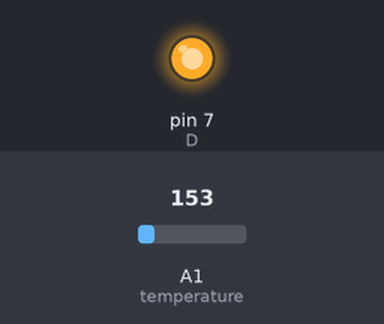
Simulated run of this sketch. Board: Arduino Uno, built with avr-gcc and run on an emulated ATmega328P. Parts: output pins drawn as LEDs (lit = HIGH). The test bench sets the inputs (shaded band); at power-on: A1 (temperature) = 153. What the sketch prints to the serial monitor is not drawn.

Above: at 0.1 s.
Timing chart, 0 to 1.6 s (numbered marks = the images above):
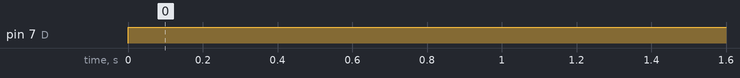

Measured:
- by itself, pin 7 (D): LOW → HIGH at 0.00 s

The sketch:

tempersensor.ino
```cpp
const int temperature =A1;
const int D = 7;
void setup()
{
  Serial.begin(9600);
  pinMode(D,OUTPUT);
}
void loop()
{
  digitalWrite(D,LOW);
  int Temp = analogRead(temperature);
  float volts = (Temp / 965.0) * 5;
  float celcius = (volts - 0.5) * 100;
  float fahrenheit = (celcius * 9 / 5 + 32);
  Serial.println(fahrenheit);
  if(Temp>0)
    digitalWrite(D,HIGH);
  Temp=' ';

  delay(100);
}
```
